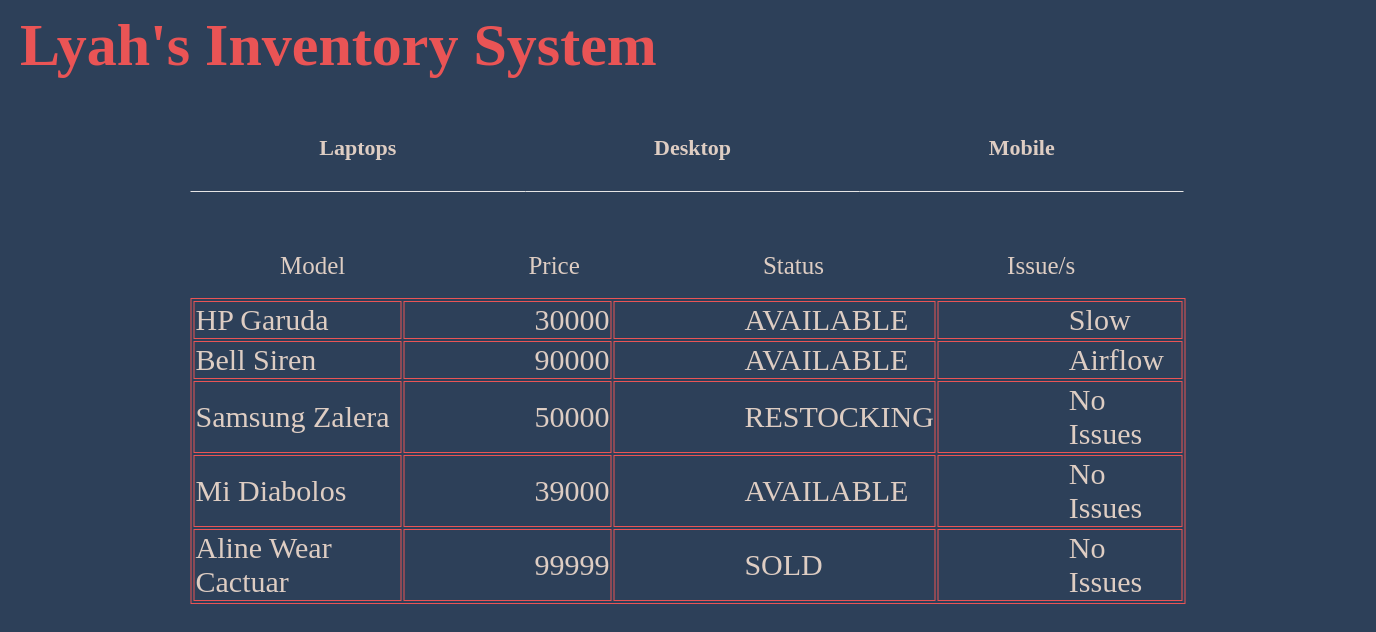
Page /display_desktop on the committed database.
### inventory/models.py (models this page shows, shortened)
class Device(models.Model):
	type = models.CharField(max_length=100, blank=False)
	price = models.IntegerField()
	choices = (
		("Available", "Item ready to be purchased."),
		("Sold", "Item Sold"),
		("Restocking", "Item restocking in few days")
	)
	status = models.CharField(max_length=10, choices=choices, default="SOLD")
	issues = models.CharField(max_length=100, default="No Issues")
	class Meta:
		abstract = True

class Desktop(Device):
	pass

### inventory/views.py (the view)
# urls.py: url(r'^display_desktop', display_desktops, name='display_desktops'),
def display_desktops(request):
	items = Desktop.objects.all()
	context = {
		'items' : items,
	}
	return render(request, 'index.html', context)

### inventory/templates/index.html (shortened to what this page needs)
<!DOCTYPE html>
<html>
	<head>
		{% load static %}
		<link rel="stylesheet" href="{% static '/css/style.css' %}">
	</head>
	<body>
		<div id="wrap">
			<div id="nav">
				<div id="left">
					<h1>Lyah's Inventory System</h1>
				</div>
			</div>
			<div id="data">
				<div>
					<a href="{% url 'display_laptops' %}"><p id="laptop">Laptops</p></a>
					<a href="{% url 'display_desktops' %}"><p id="desktop">Desktop</p></a>
					<a href="{% url 'display_mobiles' %}"><p id="mobile">Mobile</p></a>
				</div>
				<div id="label">
					<span>Model</span>
					<span>Price</span>
					<span>Status</span>
					<span>Issue/s</span>
				</div>
				<br />
				<div id="items">
					<table style="width:100%">
						{% for item in items %}
						<tr>
							<td>{{item.type}}</td>
							<td class="left">{{item.price}}</td>
							<td class="left">{{item.status}}</td>
							<td class="left">{{item.issues}}</td>
						</tr>
						{% endfor %}
					</table>
					<br />
				</div>
			</div>
		</div>
	</body>
</html>

### inventory/static/css/style.css (style rules this page uses)
* { margin: 0; }
body { background: #2d4059; }
#wrap { width: 1366px; margin: 0 auto; }
#wrap #nav { width: auto; height: 60px; color: #ea5455; }
#wrap #nav #left { float: left; height: inherit; width: 50%; }
#wrap #nav #left h1 { padding: 11px 0 0 15px; }
#wrap #data { position: absolute; left: 50%; margin-top: 45px; transform: translateX(-50%); width: 995px; height: 300px; color: #decdc3; }
#wrap #data div:nth-child(1) { margin: 0 0 60px 4px; }
#wrap #data div a { color: #decdc3; text-decoration: none; font-size: 22px; font-weight: bold; }
#wrap #data div a p { display: inline-block; padding: 30px 13%; border-bottom: 1px solid #e5e5e5; margin-left: -4px; transition: border-bottom 0.5s; }
#wrap #data #label span { font-size: 25px; padding: 0 9%; }
#wrap #data #items table tr td { font-size: 30px; }
#wrap #data #items table tr .left { padding-left: 130px; }
table, th, td { border: 1px solid #ea5455; }
h1 { font-size: 60px; }

### rows in the picture
Desktop: type "HP Garuda", price "30000", status "AVAILABLE", issues "Slow"
Desktop: type "Bell Siren", price "90000", status "AVAILABLE", issues "Airflow"
Desktop: type "Samsung Zalera", price "50000", status "RESTOCKING", issues "No Issues"
Desktop: type "Mi Diabolos", price "39000", status "AVAILABLE", issues "No Issues"
Desktop: type "Aline Wear Cactuar", price "99999", status "SOLD", issues "No Issues"
